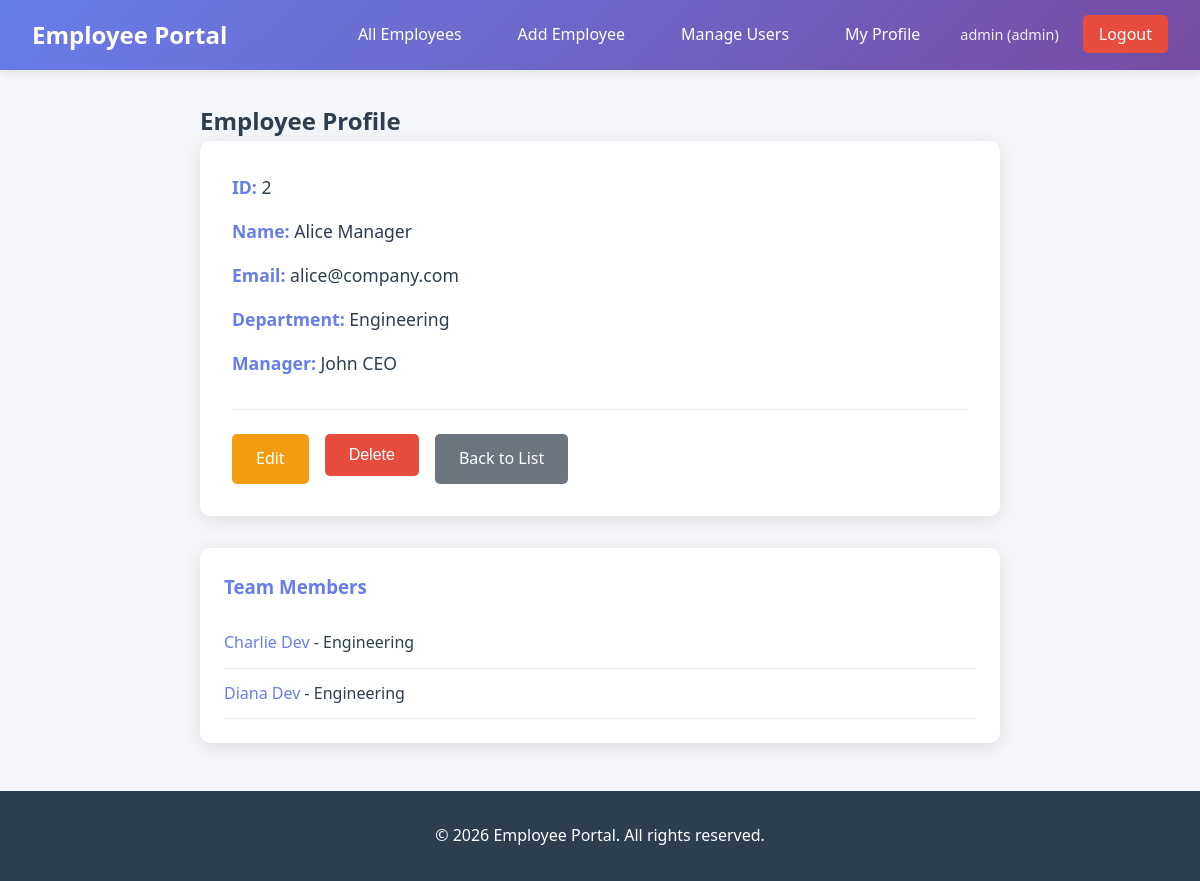
The app's page /employee/2 (signed in) with its own data.
### app/models/user.py (models this page shows, shortened)
class User(UserMixin, db.Model):
    __tablename__ = 'users'
    id = db.Column(db.Integer, primary_key=True)
    username = db.Column(db.String(80), unique=True, nullable=False)
    password = db.Column(db.String(255), nullable=False)
    role = db.Column(db.String(20), nullable=False, default='employee')  # admin, manager, employee
    employee_id = db.Column(db.Integer, db.ForeignKey('employees.id'), nullable=True)
    employee = db.relationship('Employee', backref='user', foreign_keys=[employee_id])
    def is_admin(self):
        return self.role == 'admin'

### app/models/employee.py (models this page shows, shortened)
class Employee(db.Model):
    __tablename__ = 'employees'
    id = db.Column(db.Integer, primary_key=True)
    name = db.Column(db.String(100), nullable=False)
    email = db.Column(db.String(120), unique=True, nullable=False)
    department = db.Column(db.String(100), nullable=False)
    manager_id = db.Column(db.Integer, db.ForeignKey('employees.id'), nullable=True)
    manager = db.relationship('Employee', remote_side=[id], backref='team_members')

### app/routes/employees.py (the view)
@employees_bp.route('/employee/<int:id>')
@login_required
@can_view_employee
def view_employee(id):
    employee = Employee.query.get_or_404(id)
    return render_template('employees/view.html', employee=employee)

### app/__init__.py (called while the page is built)
@login_manager.user_loader
def load_user(user_id):
    from app.models.user import User
    return User.query.get(int(user_id))

### app/templates/employees/view.html (shortened to what this page needs)
{% extends 'base.html' %}
{% block content %}
<div class="employee-profile">
    <h2>Employee Profile</h2>
    <div class="profile-card">
        <div class="profile-info">
            <p><strong>ID:</strong> {{ employee.id }}</p>
            <p><strong>Name:</strong> {{ employee.name }}</p>
            <p><strong>Email:</strong> {{ employee.email }}</p>
            <p><strong>Department:</strong> {{ employee.department }}</p>
            <p><strong>Manager:</strong> {{ employee.manager.name if employee.manager else 'N/A' }}</p>
        </div>
        <div class="profile-actions">
            {% if current_user.role == 'admin' or
               (current_user.role == 'manager' and (employee.manager_id == current_user.employee_id or employee.id == current_user.employee_id)) or
               (current_user.role == 'employee' and employee.id == current_user.employee_id) %}
            <a href="{{ url_for('employees.edit_employee', id=employee.id) }}" class="btn btn-warning">Edit</a>
            {% endif %}
            {% if current_user.role == 'admin' %}
            <form action="{{ url_for('employees.delete_employee', id=employee.id) }}" method="POST" style="display:inline;">
                <button type="submit" class="btn btn-danger" onclick="return confirm('Are you sure you want to delete this employee?')">Delete</button>
            </form>
            {% endif %}
            {% if current_user.role in ['admin', 'manager'] %}
            <a href="{{ url_for('employees.list_employees') }}" class="btn btn-secondary">Back to List</a>
            {% endif %}
        </div>
    </div>
    {% if employee.team_members %}
    <div class="team-section">
        <h3>Team Members</h3>
        <ul class="team-list">
            {% for member in employee.team_members %}
            <li><a href="{{ url_for('employees.view_employee', id=member.id) }}">{{ member.name }}</a> - {{ member.department }}</li>
            {% endfor %}
        </ul>
    </div>
    {% endif %}
</div>
{% endblock %}

### app/templates/base.html (shortened to what this page needs)
<!DOCTYPE html>
<html lang="en">
<head>
    <link rel="stylesheet" href="{{ url_for('static', filename='css/style.css') }}">
</head>
<body>
    <nav class="navbar">
        <div class="nav-brand">
            <a href="/">Employee Portal</a>
        </div>
        {% if current_user.is_authenticated %}
        <ul class="nav-links">
            {% if current_user.role in ['admin', 'manager'] %}
            <li><a href="{{ url_for('employees.list_employees') }}">All Employees</a></li>
            {% endif %}
            {% if current_user.role == 'admin' %}
            <li><a href="{{ url_for('employees.create_employee') }}">Add Employee</a></li>
            <li><a href="{{ url_for('employees.manage_users') }}">Manage Users</a></li>
            {% endif %}
            <li><a href="{{ url_for('employees.my_profile') }}">My Profile</a></li>
            <li class="user-info">
                <span>{{ current_user.username }} ({{ current_user.role }})</span>
            </li>
            <li><a href="{{ url_for('auth.logout') }}" class="btn-logout">Logout</a></li>
        </ul>
        {% else %}
        <ul class="nav-links">
            <li><a href="{{ url_for('auth.login') }}">Login</a></li>
            <li><a href="{{ url_for('auth.register') }}">Register</a></li>
        </ul>
        {% endif %}
    </nav>
    <main class="container">
        {% block content %}{% endblock %}
    </main>
    <footer>
        <p>&copy; 2026 Employee Portal. All rights reserved.</p>
    </footer>
</body>
</html>

### app/static/css/style.css (style rules this page uses)
* { margin: 0; padding: 0; box-sizing: border-box; }
body { font-family: 'Segoe UI', Tahoma, Geneva, Verdana, sans-serif; background-color: #f5f6fa; color: #2c3e50; line-height: 1.6; }
.navbar { background: linear-gradient(135deg, #667eea 0%, #764ba2 100%); padding: 1rem 2rem; display: flex; justify-content: space-between; align-items: center; box-shadow: 0 2px 10px rgba(0, 0, 0, 0.1); }
.nav-brand a { color: white; text-decoration: none; font-size: 1.5rem; font-weight: bold; }
.nav-links { display: flex; list-style: none; gap: 1.5rem; align-items: center; }
.nav-links li { list-style: none; }
.nav-links a { color: white; text-decoration: none; padding: 0.5rem 1rem; border-radius: 5px; transition: background 0.3s; }
.user-info span { color: rgba(255, 255, 255, 0.9); font-size: 0.9rem; }
.btn-logout { background: #e74c3c !important; }
.container { max-width: 1200px; margin: 2rem auto; padding: 0 1rem; }
.btn { display: inline-block; padding: 0.75rem 1.5rem; border: none; border-radius: 5px; cursor: pointer; text-decoration: none; font-size: 1rem; transition: transform 0.2s, box-shadow 0.2s; }
.btn-secondary { background: #6c757d; color: white; }
.btn-warning { background: #f39c12; color: white; }
.btn-danger { background: #e74c3c; color: white; }
.employee-profile { max-width: 800px; margin: 0 auto; }
.profile-card { background: white; border-radius: 10px; padding: 2rem; box-shadow: 0 4px 20px rgba(0, 0, 0, 0.1); }
.profile-info p { margin-bottom: 1rem; font-size: 1.1rem; }
.profile-info strong { color: #667eea; }
.profile-actions { display: flex; gap: 1rem; margin-top: 2rem; padding-top: 1.5rem; border-top: 1px solid #eee; }
.team-section { margin-top: 2rem; background: white; border-radius: 10px; padding: 1.5rem; box-shadow: 0 4px 20px rgba(0, 0, 0, 0.1); }
.team-section h3 { margin-bottom: 1rem; color: #667eea; }
.team-list { list-style: none; }
.team-list li { padding: 0.75rem 0; border-bottom: 1px solid #eee; }
.team-list a { color: #667eea; text-decoration: none; }
footer { text-align: center; padding: 2rem; background: #2c3e50; color: white; margin-top: 3rem; }

### records on screen
User: username "admin", role "admin"
Employee: id "2", name "Alice Manager", email "alice@company.com", department "Engineering"
Employee: manager "John CEO"
Employee: name "Charlie Dev", department "Engineering"
Employee: name "Diana Dev", department "Engineering"
